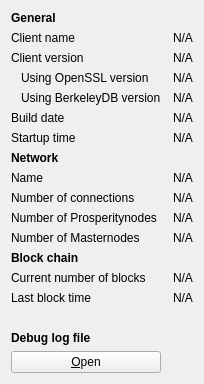
     <widget class="QWidget" name="tab_info">
      <attribute name="title">
       <string>&amp;Information</string>
      </attribute>
      <layout class="QGridLayout" name="gridLayout" columnstretch="0,0">
       <property name="horizontalSpacing">
        <number>12</number>
       </property>
       <item row="0" column="0">
        <widget class="QLabel" name="generalHeader">
         <property name="font">
          <font>
           <weight>75</weight>
           <bold>true</bold>
          </font>
         </property>
         <property name="text">
          <string>General</string>
         </property>
        </widget>
       </item>
       <item row="1" column="0">
        <widget class="QLabel" name="clientNameLabel">
         <property name="text">
          <string>Client name</string>
         </property>
        </widget>
       </item>
       <item row="1" column="1">
        <widget class="QLabel" name="clientName">
         <property name="cursor">
          <cursorShape>IBeamCursor</cursorShape>
         </property>
         <property name="text">
          <string>N/A</string>
         </property>
         <property name="textFormat">
          <enum>Qt::PlainText</enum>
         </property>
         <property name="textInteractionFlags">
          <set>Qt::LinksAccessibleByMouse|Qt::TextSelectableByKeyboard|Qt::TextSelectableByMouse</set>
         </property>
        </widget>
       </item>
       <item row="2" column="0">
        <widget class="QLabel" name="clientVersionLabel">
         <property name="text">
          <string>Client version</string>
         </property>
        </widget>
       </item>
       <item row="2" column="1">
        <widget class="QLabel" name="clientVersion">
         <property name="cursor">
          <cursorShape>IBeamCursor</cursorShape>
         </property>
         <property name="text">
          <string>N/A</string>
         </property>
         <property name="textFormat">
          <enum>Qt::PlainText</enum>
         </property>
         <property name="textInteractionFlags">
          <set>Qt::LinksAccessibleByMouse|Qt::TextSelectableByKeyboard|Qt::TextSelectableByMouse</set>
         </property>
        </widget>
       </item>
       <item row="3" column="0">
        <widget class="QLabel" name="openSSLVersionLabel">
         <property name="text">
          <string>Using OpenSSL version</string>
         </property>
         <property name="indent">
          <number>10</number>
         </property>
        </widget>
       </item>
       <item row="3" column="1">
        <widget class="QLabel" name="openSSLVersion">
         <property name="cursor">
          <cursorShape>IBeamCursor</cursorShape>
         </property>
         <property name="text">
          <string>N/A</string>
         </property>
         <property name="textFormat">
          <enum>Qt::PlainText</enum>
         </property>
         <property name="textInteractionFlags">
          <set>Qt::LinksAccessibleByMouse|Qt::TextSelectableByKeyboard|Qt::TextSelectableByMouse</set>
         </property>
        </widget>
       </item>
       <item row="4" column="0">
        <widget class="QLabel" name="berkeleyDBVersionLabel">
         <property name="text">
          <string>Using BerkeleyDB version</string>
         </property>
         <property name="indent">
          <number>10</number>
         </property>
        </widget>
       </item>
       <item row="4" column="1">
        <widget class="QLabel" name="berkeleyDBVersion">
         <property name="cursor">
          <cursorShape>IBeamCursor</cursorShape>
         </property>
         <property name="text">
          <string>N/A</string>
         </property>
         <property name="textFormat">
          <enum>Qt::PlainText</enum>
         </property>
         <property name="textInteractionFlags">
          <set>Qt::LinksAccessibleByMouse|Qt::TextSelectableByKeyboard|Qt::TextSelectableByMouse</set>
         </property>
        </widget>
       </item>
       <item row="5" column="0">
        <widget class="QLabel" name="buildDateLabel">
         <property name="text">
          <string>Build date</string>
         </property>
        </widget>
       </item>
       <item row="5" column="1">
        <widget class="QLabel" name="buildDate">
         <property name="cursor">
          <cursorShape>IBeamCursor</cursorShape>
         </property>
         <property name="text">
          <string>N/A</string>
         </property>
         <property name="textFormat">
          <enum>Qt::PlainText</enum>
         </property>
         <property name="textInteractionFlags">
          <set>Qt::LinksAccessibleByMouse|Qt::TextSelectableByKeyboard|Qt::TextSelectableByMouse</set>
         </property>
        </widget>
       </item>
       <item row="6" column="0">
        <widget class="QLabel" name="startupTimeLabel">
         <property name="text">
          <string>Startup time</string>
         </property>
        </widget>
       </item>
       <item row="6" column="1">
        <widget class="QLabel" name="startupTime">
         <property name="cursor">
          <cursorShape>IBeamCursor</cursorShape>
         </property>
         <property name="text">
          <string>N/A</string>
         </property>
         <property name="textFormat">
          <enum>Qt::PlainText</enum>
         </property>
         <property name="textInteractionFlags">
          <set>Qt::LinksAccessibleByMouse|Qt::TextSelectableByKeyboard|Qt::TextSelectableByMouse</set>
         </property>
        </widget>
       </item>
       <item row="7" column="0">
        <widget class="QLabel" name="networkHeader">
         <property name="font">
          <font>
           <weight>75</weight>
           <bold>true</bold>
          </font>
         </property>
         <property name="text">
          <string>Network</string>
         </property>
        </widget>
       </item>
       <item row="8" column="0">
        <widget class="QLabel" name="networkNameLabel">
         <property name="text">
          <string>Name</string>
         </property>
        </widget>
       </item>
       <item row="8" column="1">
        <widget class="QLabel" name="networkName">
         <property name="cursor">
          <cursorShape>IBeamCursor</cursorShape>
         </property>
         <property name="text">
          <string>N/A</string>
         </property>
         <property name="textFormat">
          <enum>Qt::PlainText</enum>
         </property>
         <property name="textInteractionFlags">
          <set>Qt::LinksAccessibleByMouse|Qt::TextSelectableByKeyboard|Qt::TextSelectableByMouse</set>
         </property>
        </widget>
       </item>
       <item row="9" column="0">
        <widget class="QLabel" name="numberOfConnectionsLabel">
         <property name="text">
          <string>Number of connections</string>
         </property>
        </widget>
       </item>
       <item row="9" column="1">
        <widget class="QLabel" name="numberOfConnections">
         <property name="cursor">
          <cursorShape>IBeamCursor</cursorShape>
         </property>
         <property name="text">
          <string>N/A</string>
         </property>
         <property name="textFormat">
          <enum>Qt::PlainText</enum>
         </property>
         <property name="textInteractionFlags">
          <set>Qt::LinksAccessibleByMouse|Qt::TextSelectableByKeyboard|Qt::TextSelectableByMouse</set>
         </property>
        </widget>
       </item>
       <item row="10" column="0">
        <widget class="QLabel" name="prosperitynodeCountLabel">
         <property name="text">
          <string>Number of Prosperitynodes</string>
         </property>
        </widget>
       </item>
       <item row="10" column="1">
        <widget class="QLabel" name="prosperitynodeCount">
         <property name="cursor">
          <cursorShape>IBeamCursor</cursorShape>
         </property>
         <property name="text">
          <string>N/A</string>
         </property>
         <property name="textFormat">
          <enum>Qt::PlainText</enum>
         </property>
         <property name="textInteractionFlags">
          <set>Qt::LinksAccessibleByMouse|Qt::TextSelectableByKeyboard|Qt::TextSelectableByMouse</set>
         </property>
        </widget>
       </item>
       <item row="11" column="0">
        <widget class="QLabel" name="masternodeCountLabel">
         <property name="text">
          <string>Number of Masternodes</string>
         </property>
        </widget>
       </item>
       <item row="11" column="1">
        <widget class="QLabel" name="masternodeCount">
         <property name="cursor">
          <cursorShape>IBeamCursor</cursorShape>
         </property>
         <property name="text">
          <string>N/A</string>
         </property>
         <property name="textFormat">
          <enum>Qt::PlainText</enum>
         </property>
         <property name="textInteractionFlags">
          <set>Qt::LinksAccessibleByMouse|Qt::TextSelectableByKeyboard|Qt::TextSelectableByMouse</set>
         </property>
        </widget>
       </item> 
       <item row="12" column="0">
        <widget class="QLabel" name="blockchainHeader">
         <property name="font">
          <font>
           <weight>75</weight>
           <bold>true</bold>
          </font>
         </property>
         <property name="text">
          <string>Block chain</string>
         </property>
        </widget>
       </item>
       <item row="13" column="0">
        <widget class="QLabel" name="numberOfBlocksLabel">
         <property name="text">
          <string>Current number of blocks</string>
         </property>
        </widget>
       </item>
       <item row="13" column="1">
        <widget class="QLabel" name="numberOfBlocks">
         <property name="cursor">
          <cursorShape>IBeamCursor</cursorShape>
         </property>
         <property name="text">
          <string>N/A</string>
         </property>
         <property name="textFormat">
          <enum>Qt::PlainText</enum>
         </property>
         <property name="textInteractionFlags">
          <set>Qt::LinksAccessibleByMouse|Qt::TextSelectableByKeyboard|Qt::TextSelectableByMouse</set>
         </property>
        </widget>
       </item>
       <item row="14" column="0">
        <widget class="QLabel" name="lastBlockTimeLabel">
         <property name="text">
          <string>Last block time</string>
         </property>
        </widget>
       </item>
       <item row="14" column="1">
        <widget class="QLabel" name="lastBlockTime">
         <property name="cursor">
          <cursorShape>IBeamCursor</cursorShape>
         </property>
         <property name="text">
          <string>N/A</string>
         </property>
         <property name="textFormat">
          <enum>Qt::PlainText</enum>
         </property>
         <property name="textInteractionFlags">
          <set>Qt::LinksAccessibleByMouse|Qt::TextSelectableByKeyboard|Qt::TextSelectableByMouse</set>
         </property>
        </widget>
       </item>
       <item row="15" column="0">
        <spacer name="verticalSpacer_2">
         <property name="orientation">
          <enum>Qt::Vertical</enum>
         </property>
         <property name="sizeHint" stdset="0">
          <size>
           <width>20</width>
           <height>20</height>
          </size>
         </property>
        </spacer>
       </item>
       <item row="16" column="0">
        <widget class="QLabel" name="debugLogFileHeader">
         <property name="font">
          <font>
           <weight>75</weight>
           <bold>true</bold>
          </font>
         </property>
         <property name="text">
          <string>Debug log file</string>
         </property>
        </widget>
       </item>
       <item row="17" column="0">
        <widget class="QPushButton" name="openDebugLogfileButton">
         <property name="toolTip">
          <string>Open the DIVIT debug log file from the current data directory. This can take a few seconds for large log files.</string>
         </property>
         <property name="text">
          <string>&amp;Open</string>
         </property>
         <property name="autoDefault">
          <bool>false</bool>
         </property>
        </widget>
       </item>
      </layout>
     </widget>
